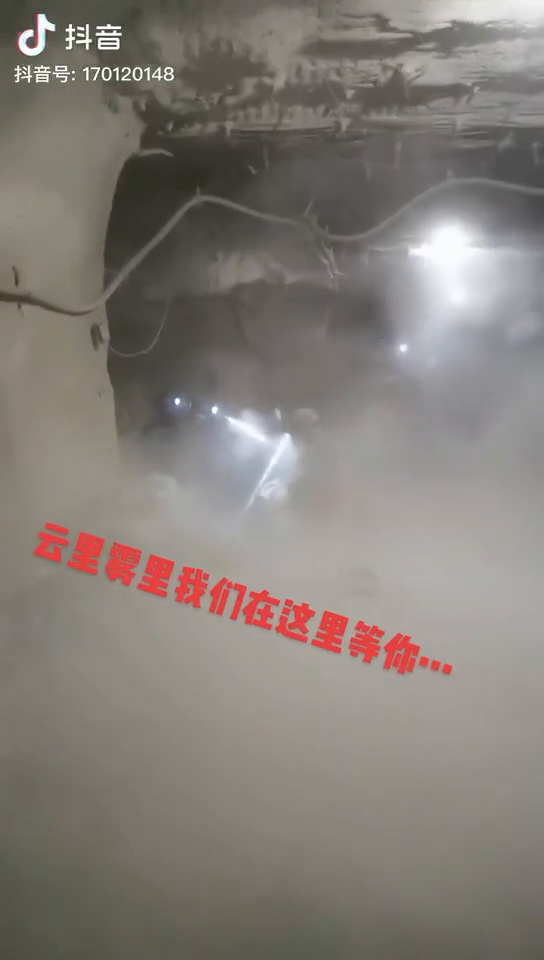
#> input picture frame 47 of data/video.mp4, 544 x 960 px, given in place of video(1).mp4, which was not available
$ python '自动色阶——视频.py'
#> lines starting #> are read from the running program, lines starting #| are printed output that depends on the picture; pictures that were not available may be replaced by others from this repository, and a replacement may not be noted
#> in process_video_levels, frame is the input picture: shape (960, 544, 3); mean B, G, R 119.4, 125.8, 132.3
# coding=gb2312
import cv2
import numpy as np

def ComputeMinLevel(hist, pnum):
    index = np.add.accumulate(hist)
    return np.argwhere(index > pnum * 8.3 * 0.01)[0][0]

def ComputeMaxLevel(hist, pnum):
    hist_0 = hist[::-1]
    Iter_sum = np.add.accumulate(hist_0)
    index = np.argwhere(Iter_sum > (pnum * 2.2 * 0.01))[0][0]
    return 255 - index

def LinearMap(minlevel, maxlevel):
    if minlevel >= maxlevel:
        return np.array([])
    else:
        index = np.array(list(range(256)))
        screenNum = np.where(index < minlevel, 0, index)
        screenNum = np.where(screenNum > maxlevel, 255, screenNum)
        for i in range(len(screenNum)):
            if screenNum[i] > 0 and screenNum[i] < 255:
                screenNum[i] = (i - minlevel) / (maxlevel - minlevel) * 255
        return screenNum

def CreateNewFrame(frame):
    h, w, d = frame.shape
#> h = 960; w = 544; d = 3
    new_frame = np.zeros([h, w, d], dtype=np.uint8)
    for i in range(d):
        imghist = np.bincount(frame[:, :, i].reshape(-1), minlength=256)
        minlevel = ComputeMinLevel(imghist, h * w)
        maxlevel = ComputeMaxLevel(imghist, h * w)
        screenNum = LinearMap(minlevel, maxlevel)
        if screenNum.size == 0:
            continue
        new_frame[:, :, i] = screenNum[frame[:, :, i]]
#> this loop made 3 passes
#> (minlevel, maxlevel) on passes 1 to 3: (72, 210), (79, 203), (84, 223)
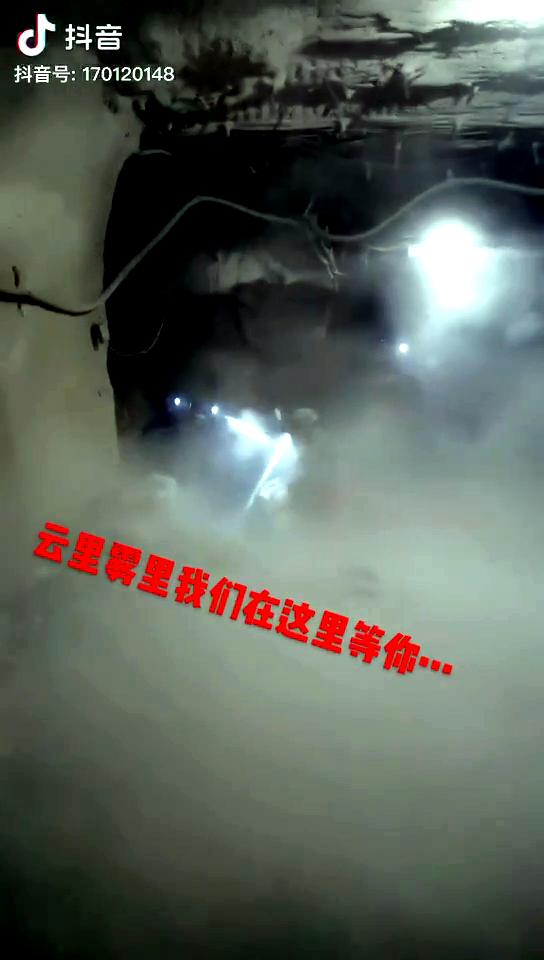
#> new_frame: shape (960, 544, 3); mean B, G, R 88.1, 96.8, 89.7
    return new_frame

def process_video_levels(input_video_path, output_video_path):
    cap = cv2.VideoCapture(input_video_path)
    fourcc = cv2.VideoWriter_fourcc(*'mp4v')
    out = cv2.VideoWriter(output_video_path, fourcc, 20.0, (int(cap.get(3)), int(cap.get(4))))
    while cap.isOpened():
        ret, frame = cap.read()
        if not ret:
            break
        adjusted_frame = CreateNewFrame(frame)
        out.write(adjusted_frame)
    cap.release()
    out.release()
    cv2.destroyAllWindows()

if __name__ == '__main__':
    process_video_levels('video(1).mp4', '自动色阶.mp4')

$ run again, starting later in the video
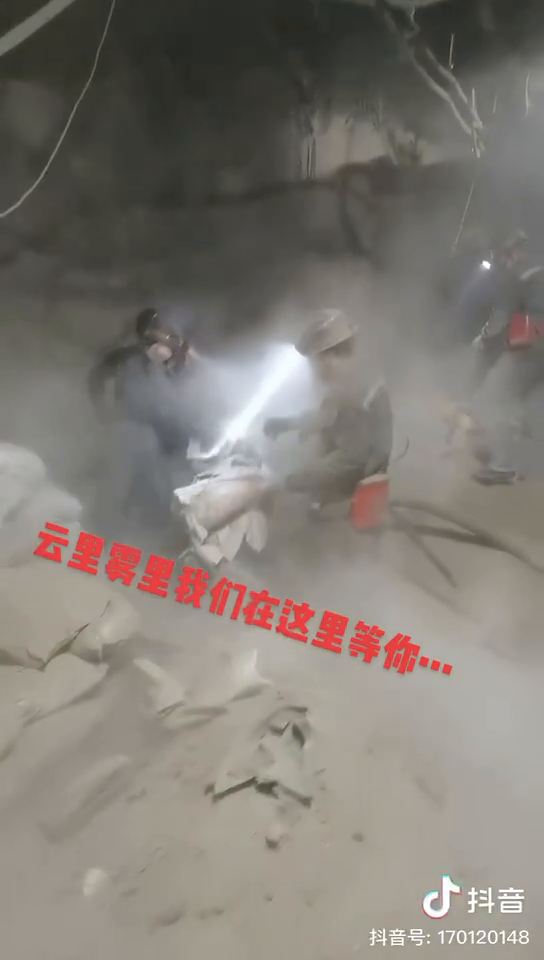
#> input picture frame 213 of data/video.mp4, 544 x 960 px, given in place of video(1).mp4, which was not available
#> in process_video_levels, frame is the input picture: shape (960, 544, 3); mean B, G, R 116, 123.2, 128.9
#> the loop in CreateNewFrame, `for i in range(d):` made 3 passes
#> (minlevel, maxlevel) on passes 1 to 3: (51, 190), (58, 188), (56, 213)
#> after the loop in CreateNewFrame, `for i in range(d):`:
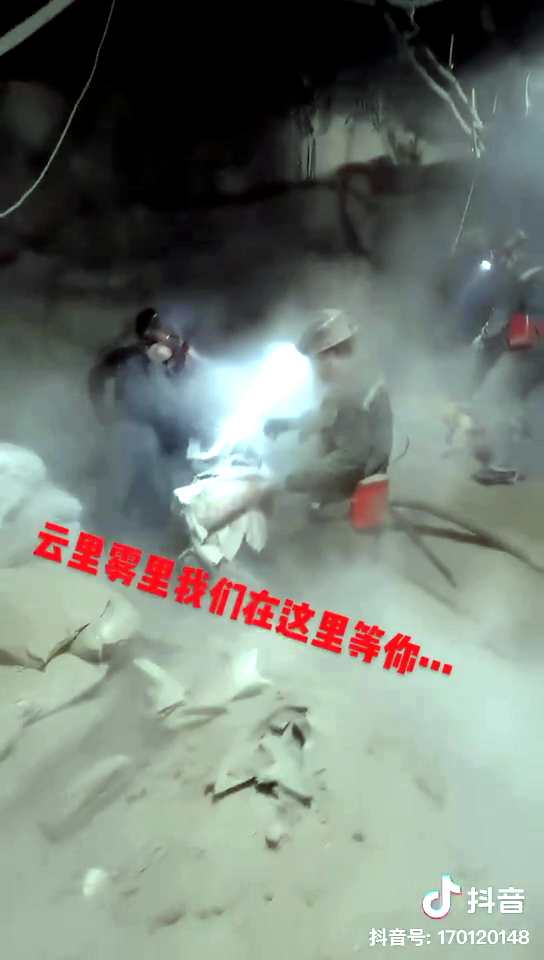
#> new_frame: shape (960, 544, 3); mean B, G, R 118.7, 127.4, 118.4

$ run again, starting later in the video
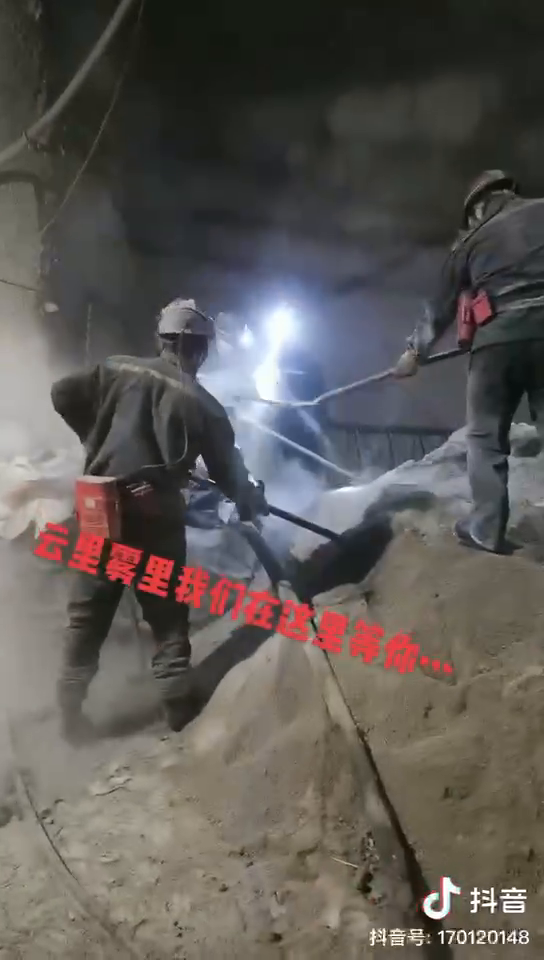
#> input picture frame 379 of data/video.mp4, 544 x 960 px, given in place of video(1).mp4, which was not available
#> in process_video_levels, frame is the input picture: shape (960, 544, 3); mean B, G, R 84.2, 88.2, 92.8
#> the loop in CreateNewFrame, `for i in range(d):` made 3 passes
#> (minlevel, maxlevel) on passes 1 to 3: (26, 201), (31, 185), (29, 200)
#> after the loop in CreateNewFrame, `for i in range(d):`:
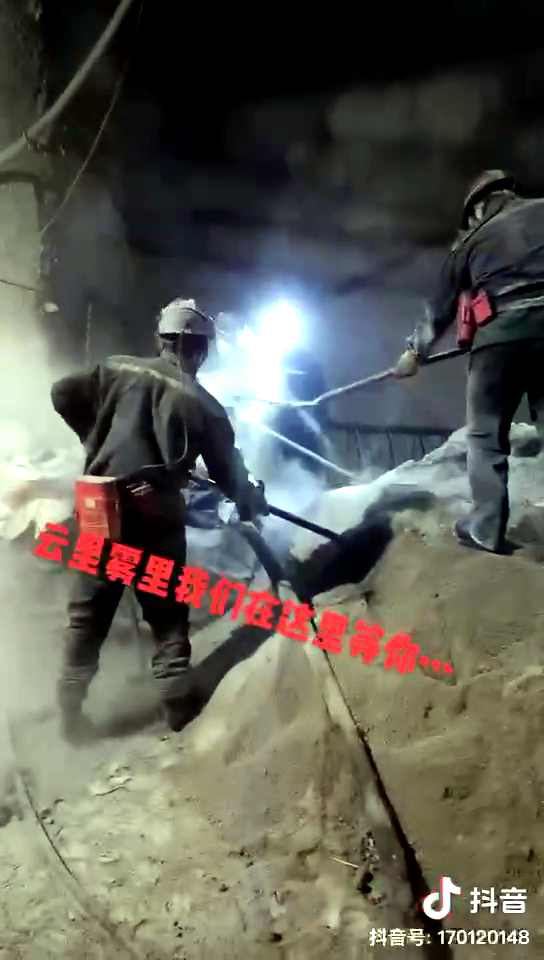
#> new_frame: shape (960, 544, 3); mean B, G, R 84.1, 93.7, 94.5
